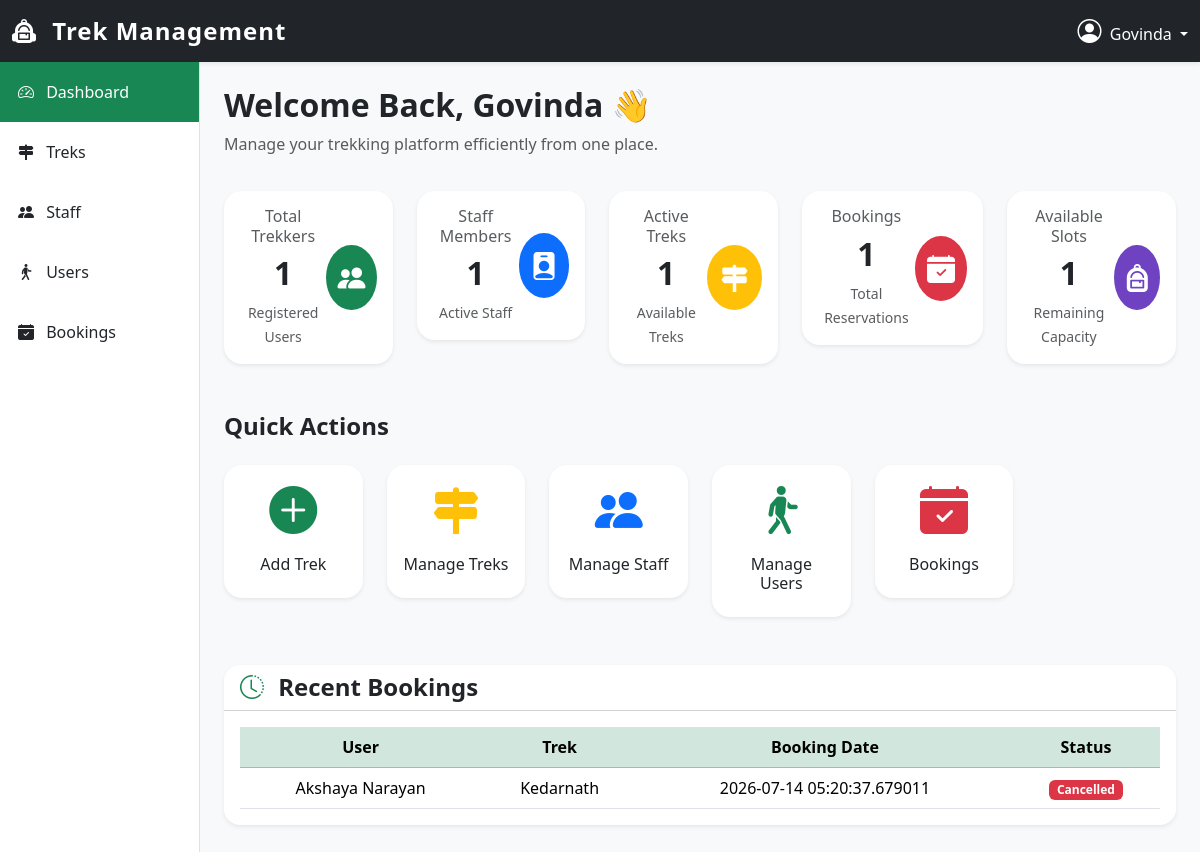
The page /admin/dashboard (signed in) on the database its author committed.
### app/models.py (models this page shows)
class User(UserMixin,db.Model):
    __tablename__ = "users"
    id = db.Column(db.Integer, primary_key=True)
    first_name = db.Column(db.String(50), nullable=False)
    last_name = db.Column(db.String(50), nullable=False)
    email = db.Column(db.String(120), unique=True, nullable=False)
    password = db.Column(db.String(256), nullable=False)
    phone = db.Column(db.String(10), nullable=False)
    role = db.Column(db.String(10), nullable=False)
    is_approved = db.Column(db.Boolean, default=False)
    is_blacklisted = db.Column(db.Boolean, default=False)
    bookings = db.relationship("Booking", back_populates="user",cascade="all,delete-orphan",lazy=True)

class Booking(db.Model):
    __tablename__ = "bookings"
    id = db.Column(db.Integer, primary_key=True)
    user_id = db.Column(db.Integer, db.ForeignKey("users.id"), nullable=False)
    trek_id = db.Column(db.Integer, db.ForeignKey("treks.id"), nullable=False)
    booking_date = db.Column(db.DateTime,default=datetime.utcnow, nullable=False)
    status = db.Column(db.String(15), default="Booked",nullable=False)
    __table_args__ = (
        db.UniqueConstraint("user_id", "trek_id", name="unique_booking"),
    )
    user = db.relationship("User", back_populates="bookings")
    trek = db.relationship("Trek",back_populates = "bookings")

class Trek(db.Model):
    __tablename__ = "treks"
    id = db.Column(db.Integer, primary_key=True)
    trek_name = db.Column(db.String(100), nullable=False)
    location = db.Column(db.String(100), nullable=False)
    difficulty = db.Column(db.String(10), nullable=False)
    duration = db.Column(db.Integer, nullable=False)
    available_slots = db.Column(db.Integer, nullable=False)
    status = db.Column(db.String(15),default="Open", nullable=False)
    start_date = db.Column(db.Date, nullable=False)
    end_date = db.Column(db.Date, nullable=False)
    assigned_staff_id = db.Column(db.Integer, db.ForeignKey("users.id"), unique=True, nullable=True)
    bookings = db.relationship("Booking",back_populates="trek",cascade="all, delete-orphan")
    assigned_staff = db.relationship("User", foreign_keys=[assigned_staff_id])

### app/routes/admin.py (the view)
@admin_bp.route("/dashboard")
@login_required
def dashboard():
    if current_user.role != "admin":
        flash("Unauthorized Access", "danger")
        return redirect(url_for("home.index"))
    total_users = User.query.filter_by(role="user").count()
    total_staff = User.query.filter_by(role="staff").count()
    total_treks = Trek.query.count()
    total_bookings = Booking.query.count()
    available_slots = (db.session.query(db.func.sum(Trek.available_slots)).scalar() or 0)
    recent_bookings = (Booking.query.order_by(Booking.booking_date.desc()).limit(5).all() )
    return render_template(
        "admin/dashboard.html",
        total_users=total_users,
        total_staff=total_staff,
        total_treks=total_treks,
        total_bookings=total_bookings,
        available_slots=available_slots,
        recent_bookings=recent_bookings
    )

### app/auth_loader.py (called while the page is built)
@login_manager.user_loader
def load_user(user_id):
    return db.session.get(User,int(user_id))

### app/templates/admin/dashboard.html (shortened to what this page needs)
<!doctype html>
<html lang="en">
  <head>
    <link
      href="https://cdn.jsdelivr.net/npm/bootstrap@5.3.7/dist/css/bootstrap.min.css"
      rel="stylesheet"
    />
    <link
      rel="stylesheet"
      href="https://cdn.jsdelivr.net/npm/bootstrap-icons@1.13.1/font/bootstrap-icons.min.css"
    />
    <link
      rel="stylesheet"
      href="{{ url_for('static', filename='css/style.css') }}"
    />
  </head>
  <body class="bg-light">
    <nav class="navbar navbar-dark bg-dark shadow-sm">
      <div class="container-fluid">
        <a class="navbar-brand fw-bold" href="{{ url_for('home.index') }}">
          <i class="bi bi-backpack2-fill me-2"></i>
          Trek Management
        </a>
        <div class="dropdown">
          <a
            class="text-white text-decoration-none dropdown-toggle"
            href="#"
            role="button"
            data-bs-toggle="dropdown"
          >
            <i class="bi bi-person-circle fs-4 me-1"></i>
            {{ current_user.first_name }}
          </a>
        </div>
      </div>
    </nav>
    <div class="container-fluid">
      <div class="row">
        <div class="col-lg-2 sidebar p-0">
          <div class="list-group rounded-0">
            <a
              href="{{ url_for('admin.dashboard') }}"
              class="list-group-item list-group-item-action active"
            >
              <i class="bi bi-speedometer2 me-2"></i>
              Dashboard
            </a>
            <a href="{{url_for('admin.manage_treks')}}" class="list-group-item list-group-item-action">
              <i class="bi bi-signpost-2-fill me-2"></i>
              Treks
            </a>
            <a href="{{url_for('admin.pending_staff')}}" class="list-group-item list-group-item-action">
              <i class="bi bi-people-fill me-2"></i>
              Staff
            </a>
            <a href="{{url_for('admin.manage_users')}}" class="list-group-item list-group-item-action">
              <i class="bi bi-person-walking me-2"></i>
              Users
            </a>
            <a href="{{url_for('admin.manage_bookings')}}" class="list-group-item list-group-item-action">
              <i class="bi bi-calendar-check-fill me-2"></i>
              Bookings
            </a>
          </div>
        </div>
        <div class="col-lg-10 p-4">
          <div class="dashboard-header">
            <h2 class="fw-bold">
              Welcome Back, {{ current_user.first_name }} 👋
            </h2>
            <p class="text-muted">
              Manage your trekking platform efficiently from one place.
            </p>
          </div>
          <div class="row g-4">
            <div class="col-lg col-md-6">
              <div class="card stat-card border-0 shadow-sm">
                <div class="card-body">
                  <div
                    class="d-flex justify-content-between align-items-center"
                  >
                    <div>
                      <h6 class="text-muted mb-2">Total Trekkers</h6>
                      <h2 class="fw-bold">{{ total_users }}</h2>
                      <small class="text-muted"> Registered Users </small>
                    </div>
                    <div class="stat-icon bg-success">
                      <i class="bi bi-people-fill"></i>
                    </div>
                  </div>
                </div>
              </div>
            </div>
            <div class="col-lg col-md-6">
              <div class="card stat-card border-0 shadow-sm">
                <div class="card-body">
                  <div
                    class="d-flex justify-content-between align-items-center"
                  >
                    <div>
                      <h6 class="text-muted mb-2">Staff Members</h6>
                      <h2 class="fw-bold">{{ total_staff }}</h2>
                      <small class="text-muted"> Active Staff </small>
                    </div>
                    <div class="stat-icon bg-primary">
                      <i class="bi bi-person-badge-fill"></i>
                    </div>
                  </div>
                </div>
              </div>
            </div>
            <div class="col-lg col-md-6">
              <div class="card stat-card border-0 shadow-sm">
                <div class="card-body">
                  <div
                    class="d-flex justify-content-between align-items-center"
                  >
                    <div>
                      <h6 class="text-muted mb-2">Active Treks</h6>
                      <h2 class="fw-bold">{{ total_treks }}</h2>
                      <small class="text-muted"> Available Treks </small>
                    </div>
                    <div class="stat-icon bg-warning">
                      <i class="bi bi-signpost-2-fill"></i>
                    </div>
                  </div>
                </div>
              </div>
            </div>
            <div class="col-lg col-md-6">
              <div class="card stat-card border-0 shadow-sm">
                <div class="card-body">
                  <div
                    class="d-flex justify-content-between align-items-center"
                  >
                    <div>
                      <h6 class="text-muted mb-2">Bookings</h6>
                      <h2 class="fw-bold">{{ total_bookings }}</h2>
                      <small class="text-muted"> Total Reservations </small>
                    </div>
                    <div class="stat-icon bg-danger">
                      <i class="bi bi-calendar-check-fill"></i>
                    </div>
                  </div>
                </div>
              </div>
            </div>
            <div class="col-lg col-md-6">
              <div class="card stat-card border-0 shadow-sm">
                <div class="card-body">
                  <div
                    class="d-flex justify-content-between align-items-center"
                  >
                    <div>
                      <h6 class="text-muted mb-2">Available Slots</h6>
                      <h2 class="fw-bold">{{ available_slots }}</h2>
                      <small class="text-muted"> Remaining Capacity </small>
                    </div>
                    <div class="stat-icon bg-purple">
                      <i class="bi bi-backpack-fill"></i>
                    </div>
                  </div>
                </div>
              </div>
            </div>
          </div>
          <div class="mt-5">
            <h4 class="fw-bold mb-4">Quick Actions</h4>
            <div class="row g-4">
              <div class="col-lg-2 col-md-4">
                <a href="{{ url_for('admin.add_trek') }}" class="text-decoration-none">
                  <div class="card action-card shadow-sm">
                    <div class="card-body text-center">
                      <i
                        class="bi bi-plus-circle-fill display-5 text-success"
                      ></i>
                      <h6 class="mt-3">Add Trek</h6>
                    </div>
                  </div>
                </a>
              </div>
              <div class="col-lg-2 col-md-4">
                <a href="{{url_for('admin.manage_treks')}}" class="text-decoration-none">
                  <div class="card action-card shadow-sm">
                    <div class="card-body text-center">
                      <i
                        class="bi bi-signpost-2-fill display-5 text-warning"
                      ></i>
                      <h6 class="mt-3">Manage Treks</h6>
                    </div>
                  </div>
                </a>
              </div>
              <div class="col-lg-2 col-md-4">
                <a href="{{url_for('admin.pending_staff')}}" class="text-decoration-none">
                  <div class="card action-card shadow-sm">
                    <div class="card-body text-center">
                      <i class="bi bi-people-fill display-5 text-primary"></i>
                      <h6 class="mt-3">Manage Staff</h6>
                    </div>
                  </div>
                </a>
              </div>
              <div class="col-lg-2 col-md-4">
                <a href="{{url_for('admin.manage_users')}}" class="text-decoration-none">
                  <div class="card action-card shadow-sm">
                    <div class="card-body text-center">
                      <i
                        class="bi bi-person-walking display-5 text-success"
                      ></i>
                      <h6 class="mt-3">Manage Users</h6>
                    </div>
                  </div>
                </a>
              </div>
              <div class="col-lg-2 col-md-4">
                <a href="{{url_for('admin.manage_bookings')}}" class="text-decoration-none">
                  <div class="card action-card shadow-sm">
                    <div class="card-body text-center">
                      <i
                        class="bi bi-calendar-check-fill display-5 text-danger"
                      ></i>
                      <h6 class="mt-3">Bookings</h6>
                    </div>
                  </div>
                </a>
              </div>
            </div>
          </div>
          <div class="mt-5">
            <div class="card shadow-sm border-0 rounded-4">
              <div class="card-header bg-white">
                <h4 class="mb-0 fw-bold">
                  <i class="bi bi-clock-history me-2 text-success"></i>
                  Recent Bookings
                </h4>
              </div>
              <div class="card-body">
                {% if recent_bookings %}
                <div class="table-responsive">
                  <table class="table table-hover align-middle">
                    <thead class="table-success">
                      <tr>
                        <th>User</th>
                        <th>Trek</th>
                        <th>Booking Date</th>
                        <th>Status</th>
                      </tr>
                    </thead>
                    <tbody>
                      {% for booking in recent_bookings %}
                      <tr>
                        <td>
                          {{ booking.user.first_name }} {{
                          booking.user.last_name }}
                        </td>
                        <td>{{ booking.trek.trek_name }}</td>
                        <td>{{ booking.booking_date }}</td>
                        <td>
                          {% if booking.status=="Confirmed" %}
                          <span class="badge bg-success"> Confirmed </span>
                          {% elif booking.status=="Pending" %}
                          <span class="badge bg-warning text-dark">
                            Pending
                          </span>
                          {% else %}
                          <span class="badge bg-danger"> Cancelled </span>
                          {% endif %}
                        </td>
                      </tr>
                      {% endfor %}
                    </tbody>
                  </table>
                </div>
                {% endif %}
              </div>
            </div>
          </div>
        </div>
      </div>
    </div>
  </body>
</html>

### app/static/css/style.css (style rules this page uses)
body { font-family: "Segoe UI", Tahoma, Geneva, Verdana, sans-serif; background-color:#f8f9fa; }
.navbar { box-shadow:0 3px 10px rgba(0,0,0,0.25); }
.navbar-brand { font-size:1.5rem; letter-spacing:1px; }
.card { border:none; border-radius:15px; overflow:hidden; transition:.35s; }
.card-body { text-align:center; }
.sidebar { min-height:100vh; background:#ffffff; border-right:1px solid #dee2e6; }
.sidebar .list-group-item { border:none; padding:18px; font-weight:500; transition:.3s; }
.sidebar .active { background:#198754 !important; border:none; }
.dashboard-header { margin-bottom:35px; }
.stat-card { border-radius:18px; transition:.35s; }
.stat-icon { width:65px; height:65px; border-radius:50%; display:flex; justify-content:center; align-items:center; color:white; font-size:28px; }
.bg-purple { background:#6f42c1; }
.action-card { border:none; border-radius:18px; transition:.35s; }
.table { margin-bottom:0; }
.table th { font-weight:600; }
.table td { vertical-align:middle; }

### rows shown on the page
User: first_name "Govinda"
Booking: user.first_name "Akshaya", user.last_name "Narayan", trek.trek_name "Kedarnath", booking_date "2026-07-14 05:20:37.679011", status "Cancelled"

### other values the page prints
{{ total_users }} "1"
{{ total_staff }} "1"
{{ total_treks }} "1"
{{ total_bookings }} "1"
{{ available_slots }} "1"
